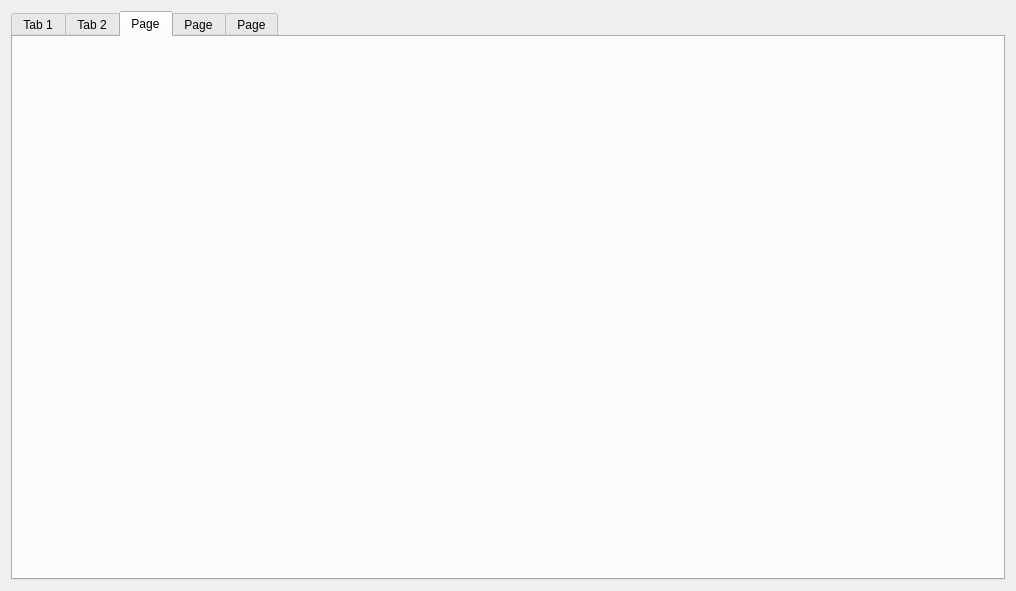
<?xml version="1.0" encoding="UTF-8"?>
<ui version="4.0">
 <class>PropertiesWidget</class>
 <widget class="QWidget" name="PropertiesWidget">
  <property name="geometry">
   <rect>
    <x>0</x>
    <y>0</y>
    <width>1016</width>
    <height>591</height>
   </rect>
  </property>
  <property name="windowTitle">
   <string>Form</string>
  </property>
  <layout class="QGridLayout" name="gridLayout">
   <item row="0" column="0">
    <widget class="QTabWidget" name="propertiesTab">
     <property name="enabled">
      <bool>true</bool>
     </property>
     <property name="sizePolicy">
      <sizepolicy hsizetype="Expanding" vsizetype="Minimum">
       <horstretch>0</horstretch>
       <verstretch>0</verstretch>
      </sizepolicy>
     </property>
     <property name="minimumSize">
      <size>
       <width>0</width>
       <height>200</height>
      </size>
     </property>
     <property name="currentIndex">
      <number>2</number>
     </property>
     <widget class="QWidget" name="tab">
      <attribute name="title">
       <string>Tab 1</string>
      </attribute>
      <layout class="QGridLayout" name="gridLayout_3">
       <item row="0" column="0">
        <widget class="GeneralInfoWidget" name="infoWidget" native="true"/>
       </item>
      </layout>
     </widget>
     <widget class="QWidget" name="tab_2">
      <attribute name="title">
       <string>Tab 2</string>
      </attribute>
      <layout class="QGridLayout" name="gridLayout_4">
       <item row="0" column="0">
        <widget class="TrackersWidget" name="trackersTable" native="true"/>
       </item>
      </layout>
     </widget>
     <widget class="QWidget" name="tab_3">
      <attribute name="title">
       <string>Page</string>
      </attribute>
      <layout class="QGridLayout" name="gridLayout_2">
       <item row="0" column="0">
        <widget class="PeersWidget" name="peerTable" native="true"/>
       </item>
      </layout>
     </widget>
     <widget class="QWidget" name="tab_4">
      <attribute name="title">
       <string>Page</string>
      </attribute>
      <layout class="QGridLayout" name="gridLayout_5">
       <item row="0" column="0">
        <widget class="QListWidget" name="sourcesList"/>
       </item>
      </layout>
     </widget>
     <widget class="QWidget" name="tab_5">
      <attribute name="title">
       <string>Page</string>
      </attribute>
      <layout class="QGridLayout" name="gridLayout_6">
       <item row="0" column="0">
        <widget class="FileListWidget" name="filesList" native="true"/>
       </item>
      </layout>
     </widget>
    </widget>
   </item>
  </layout>
 </widget>
 <customwidgets>
  <customwidget>
   <class>PeersWidget</class>
   <extends>QWidget</extends>
   <header location="global">gui/widgets/peerswidget.h</header>
   <container>1</container>
  </customwidget>
  <customwidget>
   <class>GeneralInfoWidget</class>
   <extends>QWidget</extends>
   <header location="global">gui/widgets/generalinfowidget.h</header>
   <container>1</container>
  </customwidget>
  <customwidget>
   <class>TrackersWidget</class>
   <extends>QWidget</extends>
   <header location="global">gui/widgets/trackerswidget.h</header>
   <container>1</container>
  </customwidget>
  <customwidget>
   <class>FileListWidget</class>
   <extends>QWidget</extends>
   <header location="global">gui/widgets/filelistwidget.h</header>
   <container>1</container>
  </customwidget>
 </customwidgets>
 <resources/>
 <connections/>
</ui>
